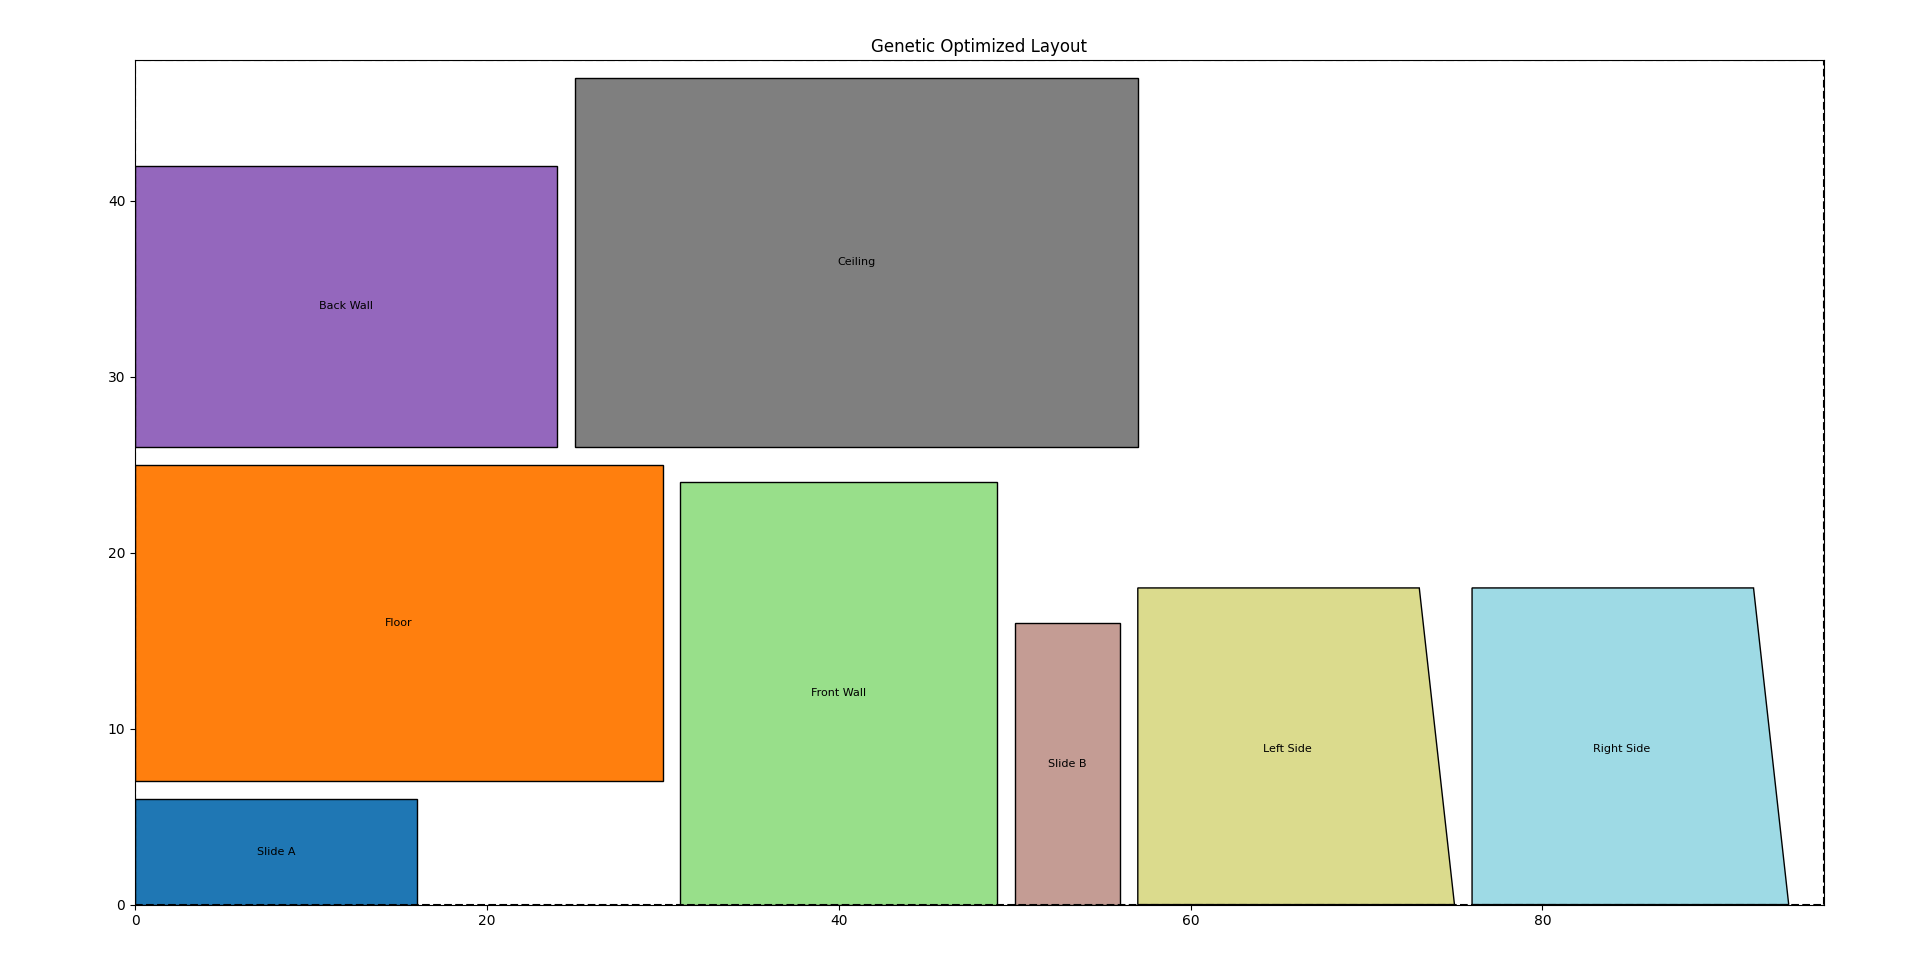

Source code (Python):
import matplotlib.pyplot as plt
from matplotlib.patches import Polygon as MplPolygon
from matplotlib import cm
from shapely.geometry import Polygon
import random
import numpy as np
import copy

# Plywood dimensions
PLYWOOD_WIDTH = 96
PLYWOOD_HEIGHT = 48
GRID_RES = 1
POP_SIZE = 20
GENERATIONS = 50
SURVIVORS = 10

# Define base pieces
base_pieces = [
    {'type': 'rect', 'width': 30, 'height': 18, 'label': 'Floor'},
    {'type': 'trap', 'top': 16, 'bottom': 18, 'height': 18, 'skew': 2, 'label': 'Left Side'},
    {'type': 'trap', 'top': 16, 'bottom': 18, 'height': 18, 'skew': 2, 'label': 'Right Side'},
    {'type': 'rect', 'width': 24, 'height': 16, 'label': 'Back Wall'},
    {'type': 'rect', 'width': 24, 'height': 18, 'label': 'Front Wall'},
    {'type': 'rect', 'width': 32, 'height': 21, 'label': 'Ceiling'},
    {'type': 'rect', 'width': 16, 'height': 6, 'label': 'Slide A'},
    {'type': 'rect', 'width': 16, 'height': 6, 'label': 'Slide B'},
]

def get_polygon(piece, x, y):
    if piece['type'] == 'rect':
        w, h = piece['width'], piece['height']
        if piece.get('rotated', False):
            w, h = h, w
        return Polygon([
            (x, y), (x + w, y), (x + w, y + h), (x, y + h)
        ])
    elif piece['type'] == 'trap':
        b, t, h, skew = piece['bottom'], piece['top'], piece['height'], piece['skew']
        if not piece.get('mirrored', False):
            points = [(0, 0), (b, 0), (b - skew, h), (0, h)]
        else:
            points = [(skew, 0), (b + skew, 0), (b, h), (skew, h)]
        if piece.get('rotated', False):
            points = [(py, px) for (px, py) in points]
        return Polygon([(x + px, y + py) for (px, py) in points])

def find_position(poly, placed):
    step = GRID_RES
    best_pos = None
    best_score = float('inf')
    for y in range(0, int(PLYWOOD_HEIGHT), step):
        for x in range(0, int(PLYWOOD_WIDTH), step):
            test = Polygon([(vx + x, vy + y) for (vx, vy) in poly.exterior.coords])
            if test.bounds[2] > PLYWOOD_WIDTH or test.bounds[3] > PLYWOOD_HEIGHT:
                continue
            if any(test.intersects(p) for p in placed):
                continue
            score = test.bounds[0] + test.bounds[1]
            if score < best_score:
                best_score = score
                best_pos = test
    return best_pos

def rasterize(placed):
    grid = np.zeros((int(PLYWOOD_HEIGHT / GRID_RES), int(PLYWOOD_WIDTH / GRID_RES)), dtype=np.uint8)
    for p in placed:
        minx, miny, maxx, maxy = p.bounds
        for x in range(int(minx), int(maxx)):
            for y in range(int(miny), int(maxy)):
                cell = Polygon([(x, y), (x+1, y), (x+1, y+1), (x, y+1)])
                if p.intersects(cell):
                    grid[y, x] = 1
    return grid

def largest_empty_rectangle(grid):
    rows, cols = grid.shape
    height = np.zeros((rows, cols), dtype=int)
    max_area = 0
    for y in range(rows):
        for x in range(cols):
            if grid[y, x] == 0:
                height[y, x] = height[y - 1, x] + 1 if y > 0 else 1
            else:
                height[y, x] = 0
        stack = []
        for x in range(cols + 1):
            h = height[y, x] if x < cols else 0
            while stack and h < height[y, stack[-1]]:
                last = stack.pop()
                w = x if not stack else x - stack[-1] - 1
                area = height[y, last] * w
                max_area = max(max_area, area)
            stack.append(x)
    return max_area

def place(config):
    placed = []
    layout = []
    for piece in config:
        poly = get_polygon(piece, 0, 0)
        placed_poly = find_position(poly, placed)
        if placed_poly is None:
            return None, None
        placed.append(placed_poly)
        layout.append((piece, placed_poly))
    return layout, placed

def score(config):
    layout, placed = place(config)
    if placed:
        return largest_empty_rectangle(rasterize(placed)), layout
    return -1, None

def mutate(config):
    new_config = copy.deepcopy(config)
    choice = random.choice(['swap', 'rotate', 'mirror'])
    if choice == 'swap':
        i, j = random.sample(range(len(new_config)), 2)
        new_config[i], new_config[j] = new_config[j], new_config[i]
    elif choice == 'rotate':
        candidates = [i for i, p in enumerate(new_config) if p['type'] == 'rect']
        if candidates:
            i = random.choice(candidates)
            new_config[i]['rotated'] = not new_config[i].get('rotated', False)
    elif choice == 'mirror':
        candidates = [i for i, p in enumerate(new_config) if p['type'] == 'trap']
        if candidates:
            i = random.choice(candidates)
            new_config[i]['mirrored'] = not new_config[i].get('mirrored', False)
    return new_config

def crossover(parent1, parent2):
    cut = random.randint(1, len(parent1) - 2)
    child_order = parent1[:cut] + [p for p in parent2 if p not in parent1[:cut]]
    child = []
    for p in child_order:
        clone = copy.deepcopy(p)
        clone['rotated'] = p.get('rotated', False)
        clone['mirrored'] = p.get('mirrored', False)
        child.append(clone)
    return child

def initialize_population():
    population = []
    for _ in range(POP_SIZE):
        config = copy.deepcopy(base_pieces)
        random.shuffle(config)
        for p in config:
            if p['type'] == 'rect':
                p['rotated'] = random.choice([False, True])
            elif p['type'] == 'trap':
                p['mirrored'] = p['label'].lower().startswith('right')
                p['rotated'] = False
        population.append(config)
    return population

def optimize():
    population = initialize_population()
    best_layout = None
    best_score = -1

    for generation in range(GENERATIONS):
        scored = [(score(ind)[0], ind, score(ind)[1]) for ind in population]
        scored = [s for s in scored if s[2] is not None]
        scored.sort(key=lambda x: x[0], reverse=True)
        population = [s[1] for s in scored[:SURVIVORS]]
        if scored[0][0] > best_score:
            best_score = scored[0][0]
            best_layout = scored[0][2]
        while len(population) < POP_SIZE:
            p1, p2 = random.sample(population[:SURVIVORS], 2)
            child = crossover(p1, p2)
            child = mutate(child)
            population.append(child)
        print( f"Generation {generation} out of {GENERATIONS}, score {best_score}" )
    return best_layout

def draw_layout(layout):
    fig, ax = plt.subplots(figsize=(12, 6))
    ax.set_xlim(0, PLYWOOD_WIDTH)
    ax.set_ylim(0, PLYWOOD_HEIGHT)
    ax.set_aspect('equal')
    ax.set_title("Genetic Optimized Layout")

    colors = cm.get_cmap('tab20', len(layout))
    for i, (piece, poly) in enumerate(layout):
        color = colors(i / len(layout))
        patch = MplPolygon(list(poly.exterior.coords), edgecolor='black', facecolor=color)
        ax.add_patch(patch)
        cx, cy = poly.centroid.x, poly.centroid.y
        ax.text(cx, cy, piece['label'], ha='center', va='center', fontsize=8)



    ax.plot([0, PLYWOOD_WIDTH, PLYWOOD_WIDTH, 0, 0],
            [0, 0, PLYWOOD_HEIGHT, PLYWOOD_HEIGHT, 0], 'k--')
    plt.tight_layout()
    plt.show()

# Run optimizer and visualize
best = optimize()
draw_layout(best)
